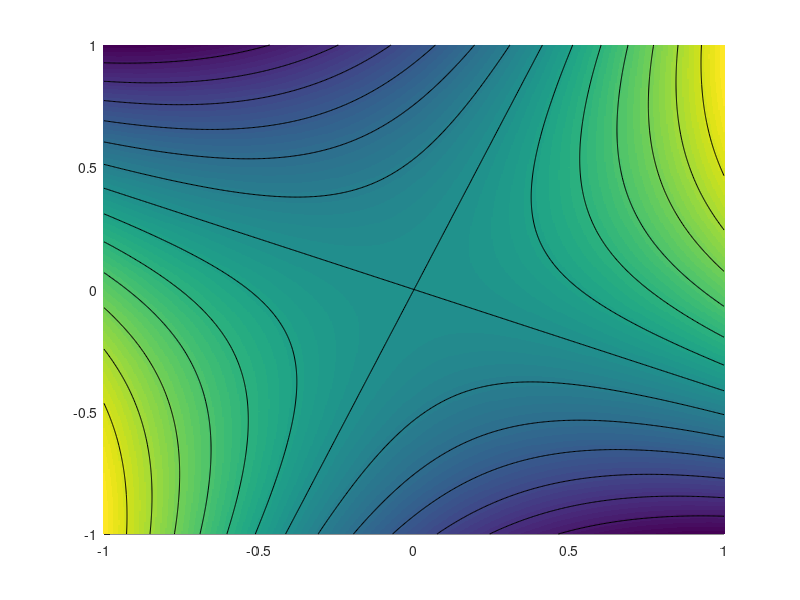

Source code (MATLAB): (Note: this script raises an error after producing the figure.)
%%
% Test for min-max games optimization.

addpath('../toolbox/');
rep = '../results/min-max/';
[~,~] = mkdir(rep);

q = 501;
t = linspace(-1,1,q);
[Y,X] = meshgrid(t,t);

a = 2;
F = a*X.*Y+X.^2-Y.^2;
GradF = @(z)( a*imag(z)+2*real(z) ) - 1i * ( a*real(z)-2*imag(z) );


if not(exist('Z'))
%
clf; hold on;
% display quantized colormap
r = 15; % #levellines
clf; hold on;
imagesc(t,t,F');
contour(t,t,F',linspace(min(F(:)), max(F(:)),r), 'k');
colormap(parula(r-1));
caxis([min(F(:)) max(F(:))]);
axis image; axis off;
Z = [];
while true
    axis([-1 1 -1 1]);
    [a,b,button] = ginput(1);
    plot(a,b, '.', 'MarkerSize', 15);
    if button==3
        break;
    end
    Z(end+1) = a+1i*b;
end
end

m = 10;
Z = exp( 2i*pi * ((0:m-1)' + 1/3)/m );


% display quantized colormap
r = 15; % #levellines
clf; hold on;
imagesc(t,t,F');
contour(t,t,F',linspace(min(F(:)), max(F(:)),r), 'k');
colormap(parula(r-1));
caxis([min(F(:)) max(F(:))]);
axis image; axis off;

C = distinguishable_colors(length(Z));

tau = .01;
niter = 400;
for k=1:length(Z)
    z = Z(k);
    for i=1:niter
        z(end+1) = z(end) - tau*GradF(z(end));    
    end
    % plot curves
    plot(real(z), imag(z), 'LineWidth', 2, 'color', C(k,:));
end


% saveas(gcf, [rep 'minmax-' num2str(round(10*a)) '.png'], 'png');

return;
z = z0;
for i=1:niter
    z(end+1) = z(end) - tau*GradF(z(end));    
end
